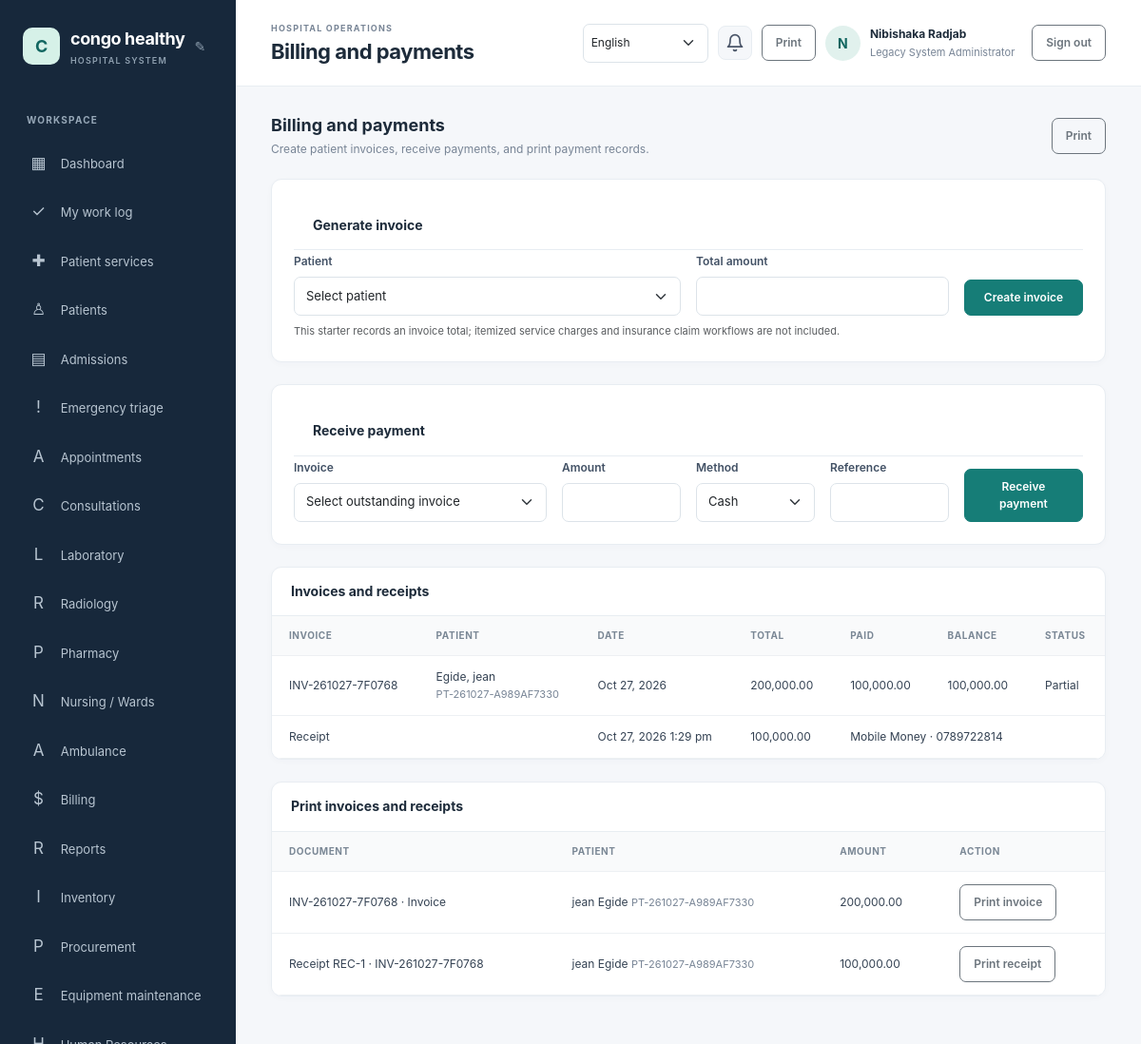
Screenshot of /billing/index.php (signed in) with the database file from the repository.
### tables this page shows
CREATE TABLE `hospital_settings` (
  `setting_key` varchar(80) NOT NULL,
  `setting_value` text NOT NULL,
  `updated_at` timestamp NOT NULL DEFAULT current_timestamp() ON UPDATE current_timestamp()
);

CREATE TABLE `users` (
  `id` bigint(20) UNSIGNED NOT NULL,
  `role_id` tinyint(3) UNSIGNED NOT NULL,
  `full_name` varchar(160) NOT NULL,
  `email` varchar(190) NOT NULL,
  `password_hash` varchar(255) NOT NULL,
  `is_active` tinyint(1) NOT NULL DEFAULT 1,
  `payment_method` enum('bank_transfer','mobile_money','paypal','other') DEFAULT NULL,
  `payment_details` varchar(255) DEFAULT NULL,
  `last_login_at` datetime DEFAULT NULL,
  `created_at` timestamp NOT NULL DEFAULT current_timestamp()
);

CREATE TABLE `roles` (
  `id` tinyint(3) UNSIGNED NOT NULL,
  `role_key` varchar(40) NOT NULL,
  `name` varchar(80) NOT NULL
);

CREATE TABLE `invoices` (
  `id` bigint(20) UNSIGNED NOT NULL,
  `patient_id` bigint(20) UNSIGNED NOT NULL,
  `invoice_no` varchar(40) NOT NULL,
  `status` enum('unpaid','partial','paid','void') NOT NULL DEFAULT 'unpaid',
  `total_amount` decimal(12,2) NOT NULL DEFAULT 0.00,
  `created_at` timestamp NOT NULL DEFAULT current_timestamp()
);

CREATE TABLE `patients` (
  `id` bigint(20) UNSIGNED NOT NULL,
  `patient_no` varchar(30) NOT NULL,
  `first_name` varchar(80) NOT NULL,
  `last_name` varchar(80) NOT NULL,
  `date_of_birth` date DEFAULT NULL,
  `sex` enum('female','male','other','unspecified') NOT NULL DEFAULT 'unspecified',
  `phone` varchar(40) DEFAULT NULL,
  `email` varchar(190) DEFAULT NULL,
  `address` varchar(255) DEFAULT NULL,
  `blood_group` varchar(5) DEFAULT NULL,
  `emergency_contact_name` varchar(160) DEFAULT NULL,
  `emergency_contact_phone` varchar(40) DEFAULT NULL,
  `notes` text DEFAULT NULL,
  `created_by` bigint(20) UNSIGNED DEFAULT NULL,
  `created_at` timestamp NOT NULL DEFAULT current_timestamp(),
  `updated_at` timestamp NOT NULL DEFAULT current_timestamp() ON UPDATE current_timestamp()
);

CREATE TABLE `payments` (
  `id` bigint(20) UNSIGNED NOT NULL,
  `invoice_id` bigint(20) UNSIGNED NOT NULL,
  `amount` decimal(12,2) NOT NULL,
  `method` enum('cash','mobile_money','card','insurance','bank_transfer','other') NOT NULL DEFAULT 'cash',
  `reference` varchar(120) DEFAULT NULL,
  `received_by` bigint(20) UNSIGNED DEFAULT NULL,
  `paid_at` timestamp NOT NULL DEFAULT current_timestamp()
);

### billing/index.php (the view, shortened to what the rows shown need)
<?php
require_once __DIR__.'/../includes/auth.php';require_login();
$canViewDetail=has_permission('billing.view')||has_permission('invoices.manage')||has_permission('payments.manage')||has_permission('financial_reports.view');
$invoices=[];if($canViewDetail){$invoices=$pdo->query('SELECT i.id,i.invoice_no,i.total_amount,i.status,i.created_at,p.patient_no,p.first_name,p.last_name,COALESCE(SUM(pay.amount),0) AS paid FROM invoices i JOIN patients p ON p.id=i.patient_id LEFT JOIN payments pay ON pay.invoice_id=i.id GROUP BY i.id ORDER BY i.created_at DESC LIMIT 300')->fetchAll();}
$pageTitle='Billing and payments';require __DIR__.'/../includes/header.php';?>
<div class="page-heading"><div><h2>Billing and payments</h2><p>Create patient invoices, receive payments, and print payment records.</p></div><button class="btn btn-outline-secondary" onclick="window.print()">Print</button></div>
<?php if($canViewDetail): ?><section class="content-card"><div class="card-heading"><h3>Invoices and receipts</h3></div><div class="table-responsive"><table class="table"><thead><tr><th>Invoice</th><th>Patient</th><th>Date</th><th>Total</th><th>Paid</th><th>Balance</th><th>Status</th></tr></thead><tbody><?php if(!$invoices):?><tr><td class="empty-state" colspan="7">No invoices recorded.</td></tr><?php else:foreach($invoices as $i):$balance=max(0,(float)$i['total_amount']-(float)$i['paid']);?><tr><td><?=e($i['invoice_no'])?></td><td><?=e($i['last_name'].', '.$i['first_name'])?><br><span class="subtle"><?=e($i['patient_no'])?></span></td><td><?=e(date('M j, Y',strtotime($i['created_at'])))?></td><td><?=number_format((float)$i['total_amount'],2)?></td><td><?=number_format((float)$i['paid'],2)?></td><td><?=number_format($balance,2)?></td><td><?=e(ucfirst($i['status']))?></td></tr><?php if(has_permission('receipts.issue')&&$i['paid']>0):$q=$pdo->prepare('SELECT amount,method,reference,paid_at FROM payments WHERE invoice_id=:id ORDER BY paid_at DESC');$q->execute(['id'=>$i['id']]);foreach($q->fetchAll() as $receipt):?><tr class="subtle"><td colspan="2">Receipt</td><td><?=e(date('M j, Y g:i a',strtotime($receipt['paid_at'])))?></td><td><?=number_format((float)$receipt['amount'],2)?></td><td colspan="3"><?=e(ucwords(str_replace('_',' ',$receipt['method'])) . ($receipt['reference']?' · '.$receipt['reference']:''))?></td></tr><?php endforeach;endif;?><?php endforeach;endif;?></tbody></table></div></section><?php endif; ?>
<?php require __DIR__ . '/print-documents.php'; ?>
<?php require __DIR__.'/../includes/footer.php';?>

### includes/header.php (shortened to what the rows shown need)
<?php
$pageTitle = $pageTitle ?? 'Dashboard';
$user = current_user();
$_hospitalName = get_hospital_name();
?>
<!doctype html>
<html lang="en">
<head>
    <link href="https://cdn.jsdelivr.net/npm/bootstrap@5.3.3/dist/css/bootstrap.min.css" rel="stylesheet">
    <link href="/hospital%20management/assets/css/app.css" rel="stylesheet">
</head>
<body>
<div class="app-shell">
    <aside class="sidebar" id="workspace-menu" aria-label="Workspace navigation">
        <div class="brand-wrap">
            <a class="brand" href="/hospital%20management/dashboard.php"><span class="brand-mark"><?= e(strtoupper(substr($_hospitalName, 0, 1))) ?></span><span><?= e($_hospitalName) ?><small>HOSPITAL SYSTEM</small></span></a>
        </div>
    </aside>
    <main class="main-content">
        <header class="topbar">
            <div class="topbar-heading">
                <div>
                    <h1><?= e($pageTitle) ?></h1>
                </div>
            </div>
            <div class="user-menu">
                <a class="user-detail no-print" href="/hospital%20management/profile.php"><strong><?= e($user['full_name'] ?? '') ?></strong><span><?= e($user['role_name'] ?? '') ?></span></a>
            </div>
        </header>
        <section class="page-body">

### billing/print-documents.php (shortened to what the rows shown need)
<?php if ($canViewDetail): ?>
<section class="content-card no-print">
    <div class="table-responsive"><table class="table">
        <thead><tr><th>Document</th><th>Patient</th><th>Amount</th><th>Action</th></tr></thead>
        <tbody>
        <?php foreach ($invoices as $invoice): ?>
            <tr>
                <td><?= e($invoice['invoice_no']) ?> · Invoice</td>
                <td><?= e($invoice['first_name'] . ' ' . $invoice['last_name']) ?> <span class="subtle"><?= e($invoice['patient_no']) ?></span></td>
                <td><?= number_format((float) $invoice['total_amount'], 2) ?></td>
                <td><button class="btn btn-sm btn-outline-secondary" type="button" data-print-document="invoice-print-<?= (int) $invoice['id'] ?>">Print invoice</button></td>
            </tr>
            <?php if (has_permission('receipts.issue')):
                $receiptQuery = $pdo->prepare('SELECT id, amount, method, reference, paid_at FROM payments WHERE invoice_id = :id ORDER BY paid_at DESC');
                $receiptQuery->execute(['id' => $invoice['id']]);
                foreach ($receiptQuery->fetchAll() as $receipt): ?>
                    <tr>
                        <td>Receipt REC-<?= (int) $receipt['id'] ?> · <?= e($invoice['invoice_no']) ?></td>
                        <td><?= e($invoice['first_name'] . ' ' . $invoice['last_name']) ?> <span class="subtle"><?= e($invoice['patient_no']) ?></span></td>
                        <td><?= number_format((float) $receipt['amount'], 2) ?></td>
                        <td><button class="btn btn-sm btn-outline-secondary" type="button" data-print-document="receipt-print-<?= (int) $receipt['id'] ?>">Print receipt</button></td>
                    </tr>
                <?php endforeach; endif; ?>
        <?php endforeach; ?>
        </tbody>
    </table></div>
</section>
<?php endif; ?>

### rows the page displays
hospital_settings: setting_value "C", setting_value "congo healthy"
users: role.name "Legacy System Administrator"
invoices: invoice_no "INV-261027-7F0768", patient.first_name "Egide, jean", patient.patient_no "PT-261027-A989AF7330", created_at "Oct 27, 2026", total_amount "200,000.00", paid "100,000.00", balance "100,000.00", status "Partial", patient.last_name "jean Egide"
payments: paid_at "Oct 27, 2026 1:29 pm", amount "100,000.00", method+reference "Mobile Money · 0789722814", id "1", invoice.invoice_no "INV-261027-7F0768"
patients: first_name+last_name "jean Egide", patient_no "PT-261027-A989AF7330"

### other values shown
$pageTitle "Billing and payments"
substr($user['full_name'] ?? 'U', 0, 1) "N"
$user['full_name'] "Nibishaka Radjab"
form field lang "English"
form field method "Cash"
